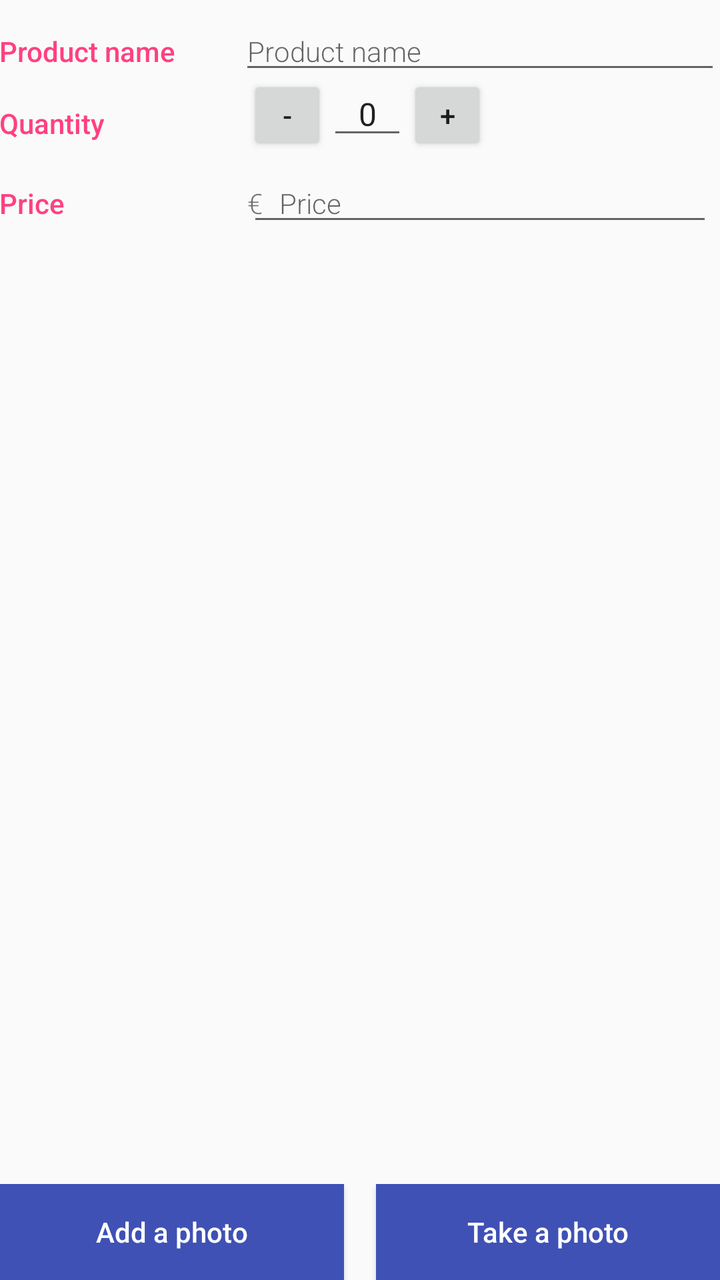
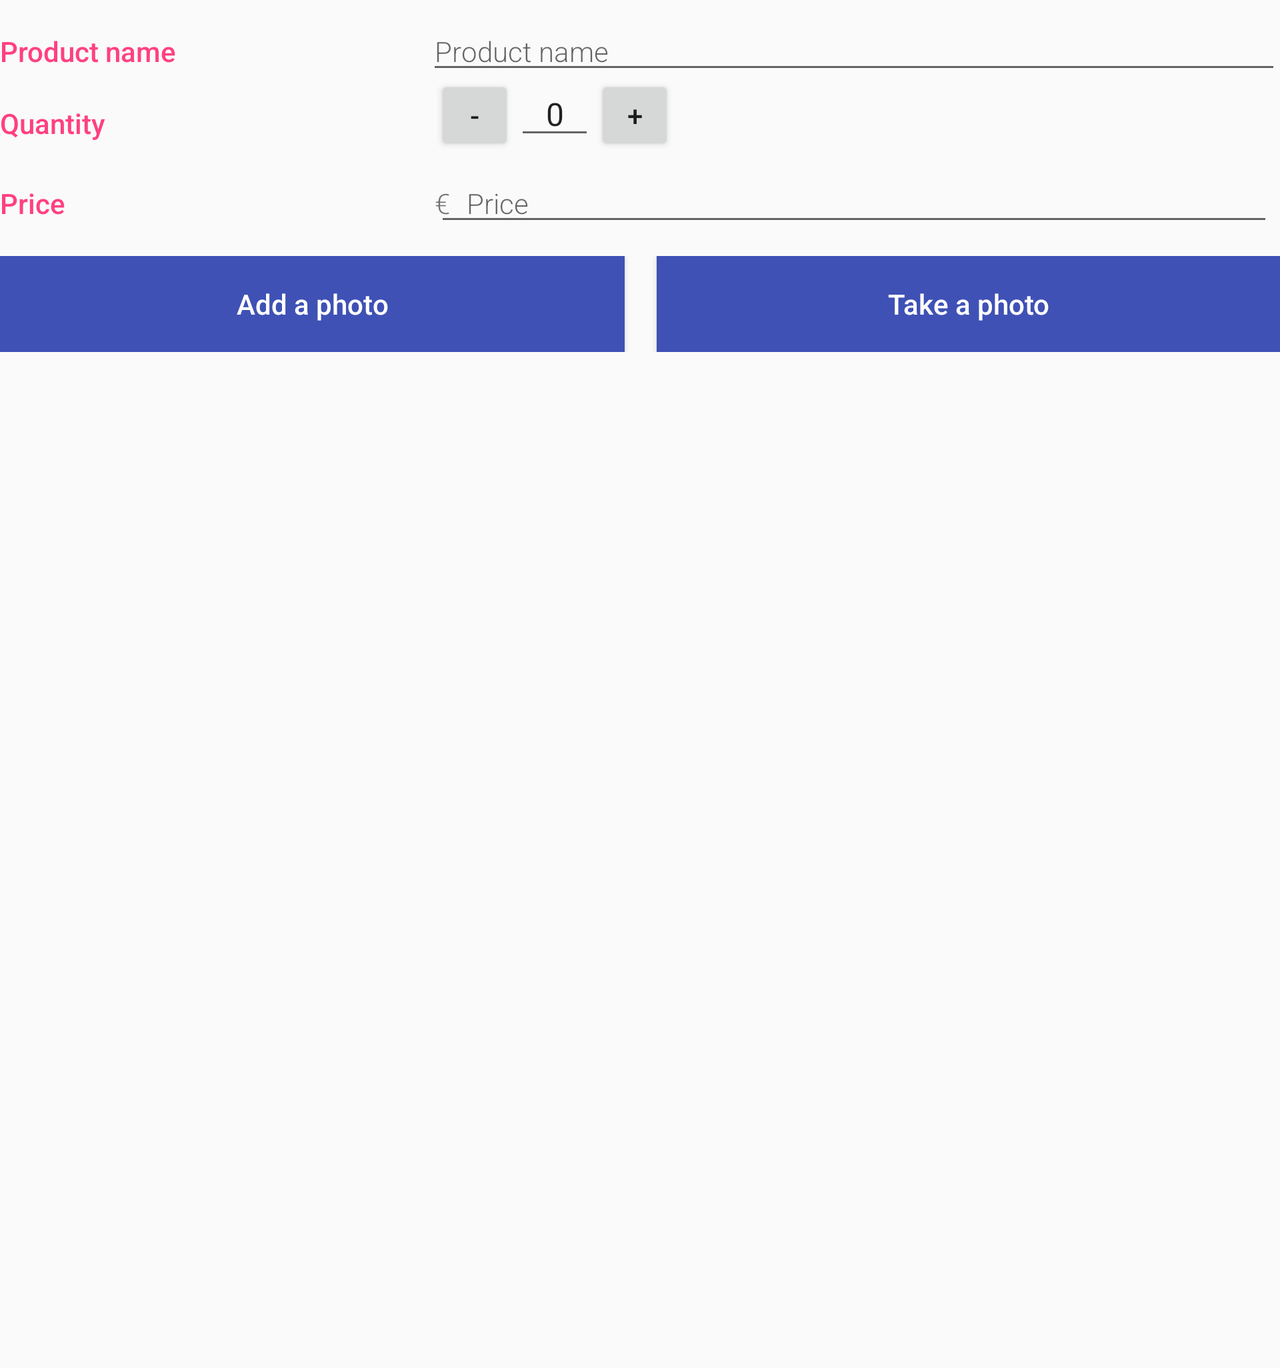

An Android layout and its configuration variant, each rendered on a device that would load it. The default file and the variant file are quoted in full after the pictures.
<!-- AndroidManifest.xml: activity theme EditorTheme -->
<!-- res/layout/activity_detail.xml -->
<?xml version="1.0" encoding="utf-8"?>
<RelativeLayout xmlns:android="http://schemas.android.com/apk/res/android"
    xmlns:tools="http://schemas.android.com/tools"
    android:layout_width="match_parent"
    android:layout_height="match_parent"
    android:padding="@dimen/activity_margin"
    tools:context=".DetailActivity">

    <LinearLayout
        android:layout_width="match_parent"
        android:layout_height="wrap_content"
        android:layout_alignParentTop="true"
        android:orientation="vertical">

        <LinearLayout
            android:layout_width="match_parent"
            android:layout_height="wrap_content"
            android:orientation="horizontal">

            
            <TextView
                style="@style/CategoryStyle"
                android:text="@string/category_overview" />

            
            <EditText
                android:id="@+id/edit_item_name"
                style="@style/EditorFieldStyle"
                android:layout_width="0dp"
                android:layout_weight="2"
                android:hint="@string/hint_item_name"
                android:inputType="textCapWords"
                android:paddingEnd="4dp"
                android:paddingStart="4dp" />

        </LinearLayout>

        <LinearLayout
            android:layout_width="match_parent"
            android:layout_height="wrap_content"
            android:orientation="horizontal"
            android:weightSum="3">

            
            <TextView
                style="@style/CategoryStyle"
                android:text="@string/category_quantity" />

            <LinearLayout
                android:layout_width="0dp"
                android:layout_height="wrap_content"
                android:layout_weight="2"
                android:orientation="horizontal"
                android:paddingEnd="4dp"
                android:paddingStart="4dp">

                <Button
                    android:id="@+id/decrease"
                    android:layout_width="40dp"
                    android:layout_height="40dp"
                    android:text="-" />

                <EditText
                    android:id="@+id/edit_item_quantity"
                    android:layout_width="40dp"
                    android:layout_height="wrap_content"
                    android:text="0"
                    android:textAlignment="center"
                    android:textSize="16sp" />

                <Button
                    android:id="@+id/increase"
                    android:layout_width="40dp"
                    android:layout_height="40dp"
                    android:text="+" />
            </LinearLayout>
        </LinearLayout>

        
        <LinearLayout
            android:id="@+id/container_price"
            android:layout_width="match_parent"
            android:layout_height="wrap_content"
            android:orientation="horizontal">

            
            <TextView
                style="@style/CategoryStyle"
                android:text="@string/category_price" />

            
            <RelativeLayout
                android:layout_width="0dp"
                android:layout_height="wrap_content"
                android:layout_weight="2"
                android:paddingEnd="4dp"
                android:paddingStart="4dp">

                
                <EditText
                    android:id="@+id/edit_item_price"
                    style="@style/EditorFieldStyle"
                    android:hint="@string/hint_item_price"
                    android:inputType="number" />

                
                <TextView
                    android:id="@+id/label_price_units"
                    style="@style/EditorUnitsStyle"
                    android:text="@string/unit_item_price" />
            </RelativeLayout>
        </LinearLayout>

        <LinearLayout
            android:layout_width="match_parent"
            android:layout_height="wrap_content"
            android:orientation="vertical">

            <ImageView
                android:id="@+id/photo"
                android:layout_width="match_parent"
                android:layout_height="280dp"
                android:layout_marginTop="8dp"
                android:scaleType="centerCrop" />

        </LinearLayout>
    </LinearLayout>

    <LinearLayout
        android:layout_width="match_parent"
        android:layout_height="wrap_content"
        android:layout_alignParentBottom="true"
        android:layout_marginTop="16dp">

        <Button
            android:id="@+id/add_photo_button"
            android:layout_width="0dp"
            android:layout_height="match_parent"
            android:layout_marginEnd="8dp"
            android:layout_weight="1"
            android:background="@color/colorPrimary"
            android:drawableStart="@drawable/ic_gallery"
            android:hint="@string/add_a_photo"
            android:onClick="openImageSelector"
            android:padding="14dp"
            android:textColorHint="@android:color/white" />

        <Button
            android:id="@+id/take_photo_button"
            android:layout_width="0dp"
            android:layout_height="match_parent"
            android:layout_marginStart="8dp"
            android:layout_weight="1"
            android:background="@color/colorPrimary"
            android:drawableStart="@drawable/ic_photo_camera"
            android:hint="@string/take_a_photo"
            android:onClick="takePicture"
            android:padding="14dp"
            android:textColorHint="@android:color/white" />
    </LinearLayout>

</RelativeLayout>
<!-- resources referenced by this layout -->
<resources>
  <color name="colorPrimary">#3F51B5</color>
  <string name="add_a_photo">Add a photo</string>
  <string name="category_overview">Product name</string>
  <string name="category_price">Price</string>
  <string name="category_quantity">Quantity</string>
  <string name="hint_item_name">Product name</string>
  <string name="hint_item_price">Price</string>
  <string name="take_a_photo">Take a photo</string>
  <string name="unit_item_price">€</string>
  <style name="CategoryStyle">
          <item name="android:layout_height">wrap_content</item>
          <item name="android:layout_width">0dp</item>
          <item name="android:layout_weight">1</item>
          <item name="android:paddingTop">16dp</item>
          <item name="android:textColor">@color/colorAccent</item>
          <item name="android:fontFamily">sans-serif-medium</item>
          <item name="android:textAppearance">?android:textAppearanceSmall</item>
  
  
      </style>
  <style name="EditorFieldStyle">
          <item name="android:layout_height">wrap_content</item>
          <item name="android:layout_width">match_parent</item>
  
          <item name="android:paddingLeft">16dp</item>
          <item name="android:fontFamily">sans-serif-light</item>
          <item name="android:textAppearance">?android:textAppearanceSmall</item>
      </style>
  <style name="EditorUnitsStyle">
          <item name="android:layout_height">wrap_content</item>
          <item name="android:layout_width">wrap_content</item>
          <item name="android:layout_alignParentLeft">true</item>
          <item name="android:gravity">center_vertical</item>
          <item name="android:paddingRight">16dp</item>
          <item name="android:paddingTop">10dp</item>
  
          <item name="android:fontFamily">sans-serif-light</item>
          <item name="android:textAppearance">?android:textAppearanceSmall</item>
      </style>
  <style name="EditorTheme" parent="Theme.AppCompat.Light.DarkActionBar">
          <item name="colorPrimary">@color/colorPrimary</item>
          <item name="colorPrimaryDark">@color/colorPrimaryDark</item>
          <item name="colorAccent">@color/colorAccent</item>
      </style>
  <color name="colorAccent">#FF4081</color>
  <color name="colorPrimaryDark">#303F9F</color>
</resources>
<!-- res/layout-land/activity_detail.xml (the repository's variant of the layout above) -->
<!-- drawn on the phone turned sideways -->
<?xml version="1.0" encoding="utf-8"?>
<ScrollView xmlns:android="http://schemas.android.com/apk/res/android"
    xmlns:tools="http://schemas.android.com/tools"
    android:layout_width="match_parent"
    android:layout_height="wrap_content"
    android:padding="@dimen/activity_margin"
    tools:context=".DetailActivity">

    <RelativeLayout
        android:layout_width="match_parent"
        android:layout_height="match_parent">

        <LinearLayout
            android:layout_width="match_parent"
            android:layout_height="wrap_content"
            android:layout_alignParentTop="true"
            android:orientation="vertical">

            <LinearLayout
                android:layout_width="match_parent"
                android:layout_height="wrap_content"
                android:orientation="horizontal">

                
                <TextView
                    style="@style/CategoryStyle"
                    android:text="@string/category_overview" />

                
                <EditText
                    android:id="@+id/edit_item_name"
                    style="@style/EditorFieldStyle"
                    android:layout_width="0dp"
                    android:layout_weight="2"
                    android:hint="@string/hint_item_name"
                    android:inputType="textCapWords"
                    android:paddingEnd="4dp"
                    android:paddingStart="4dp" />

            </LinearLayout>

            <LinearLayout
                android:layout_width="match_parent"
                android:layout_height="wrap_content"
                android:orientation="horizontal"
                android:weightSum="3">

                
                <TextView
                    style="@style/CategoryStyle"
                    android:text="@string/category_quantity" />

                <LinearLayout
                    android:layout_width="0dp"
                    android:layout_height="wrap_content"
                    android:layout_weight="2"
                    android:orientation="horizontal"
                    android:paddingEnd="4dp"
                    android:paddingStart="4dp">

                    <Button
                        android:id="@+id/decrease"
                        android:layout_width="40dp"
                        android:layout_height="40dp"
                        android:text="-" />

                    <EditText
                        android:id="@+id/edit_item_quantity"
                        android:layout_width="40dp"
                        android:layout_height="wrap_content"
                        android:text="0"
                        android:textAlignment="center"
                        android:textSize="16sp" />

                    <Button
                        android:id="@+id/increase"
                        android:layout_width="40dp"
                        android:layout_height="40dp"
                        android:text="+" />
                </LinearLayout>
            </LinearLayout>

            
            <LinearLayout
                android:id="@+id/container_price"
                android:layout_width="match_parent"
                android:layout_height="wrap_content"
                android:orientation="horizontal">

                
                <TextView
                    style="@style/CategoryStyle"
                    android:text="@string/category_price" />

                
                <RelativeLayout
                    android:layout_width="0dp"
                    android:layout_height="wrap_content"
                    android:layout_weight="2"
                    android:paddingEnd="4dp"
                    android:paddingStart="4dp">

                    
                    <EditText
                        android:id="@+id/edit_item_price"
                        style="@style/EditorFieldStyle"
                        android:hint="@string/hint_item_price"
                        android:inputType="number" />

                    
                    <TextView
                        android:id="@+id/label_price_units"
                        style="@style/EditorUnitsStyle"
                        android:text="@string/unit_item_price" />
                </RelativeLayout>
            </LinearLayout>

            <LinearLayout
                android:layout_width="match_parent"
                android:layout_height="wrap_content"
                android:layout_alignParentBottom="true"
                android:layout_marginTop="16dp">

                <Button
                    android:id="@+id/add_photo_button"
                    android:layout_width="0dp"
                    android:layout_height="match_parent"
                    android:layout_marginEnd="8dp"
                    android:layout_weight="1"
                    android:background="@color/colorPrimary"
                    android:drawableStart="@drawable/ic_gallery"
                    android:hint="@string/add_a_photo"
                    android:onClick="openImageSelector"
                    android:padding="14dp"
                    android:textColorHint="@android:color/white" />

                <Button
                    android:id="@+id/take_photo_button"
                    android:layout_width="0dp"
                    android:layout_height="match_parent"
                    android:layout_marginStart="8dp"
                    android:layout_weight="1"
                    android:background="@color/colorPrimary"
                    android:drawableStart="@drawable/ic_photo_camera"
                    android:hint="@string/take_a_photo"
                    android:onClick="takePicture"
                    android:padding="14dp"
                    android:textColorHint="@android:color/white" />
            </LinearLayout>

            <LinearLayout
                android:layout_width="match_parent"
                android:layout_height="wrap_content"
                android:orientation="vertical">

                <ImageView
                    android:id="@+id/photo"
                    android:layout_width="match_parent"
                    android:layout_height="500dp"
                    android:layout_marginTop="8dp"
                    android:scaleType="fitCenter" />

            </LinearLayout>
        </LinearLayout>
    </RelativeLayout>
</ScrollView>
